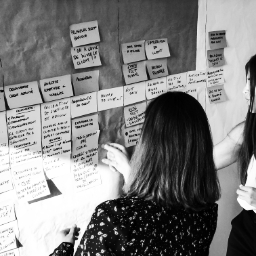
#> input picture assets/target-image.jpg, 256 x 256 px
$ python -i image_utils.py   (imports and definitions only)
#> lines starting #> are read from the running program, lines starting #| are printed output that depends on the picture; after the words box and inside, x2 and y2 are one past the last pixel; in counts of white or black regions, pixels touching at a corner belong together
import numpy as np
from PIL import Image

def load_image(path):
    """
    Load image and automatically:
    - Resize to 256x256
    - Convert to grayscale
    """
#> called with path = 'assets/target-image.jpg'
    img = Image.open(path)
#> img is the input picture: PIL image 256x256 L; min 0, max 255, mean 128.8

    # Convert to grayscale
    img = img.convert("L")

    # Resize to 256x256
    img = img.convert("L").resize((256, 256), Image.Resampling.LANCZOS)
    pixels = np.array(img)
    pixels[-1, :] = np.arange(256, dtype=np.uint8)
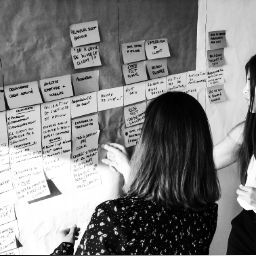
#> pixels: shape (256, 256); 0.39% of pixels changed, all inside (x1, y1, x2, y2) = (0, 255, 256, 256)
    img = Image.fromarray(pixels)

    return img

def get_pixel_value(img, x, y):
    """
    Get grayscale value at coordinate (x, y)
    """
    return img.getpixel((x, y))

def force_full_grayscale(img):
    """
    Ensures all grayscale values 0–255 exist
    by embedding a calibration strip.
    """

    img = img.convert("L").resize((256, 256), Image.Resampling.LANCZOS)

    pixels = np.array(img)

    # Create calibration strip (1x256)
    strip = np.arange(256, dtype=np.uint8)

    # Insert at bottom row
    pixels[-1, :] = strip

    return Image.fromarray(pixels)

>>> result = load_image('assets/target-image.jpg')
